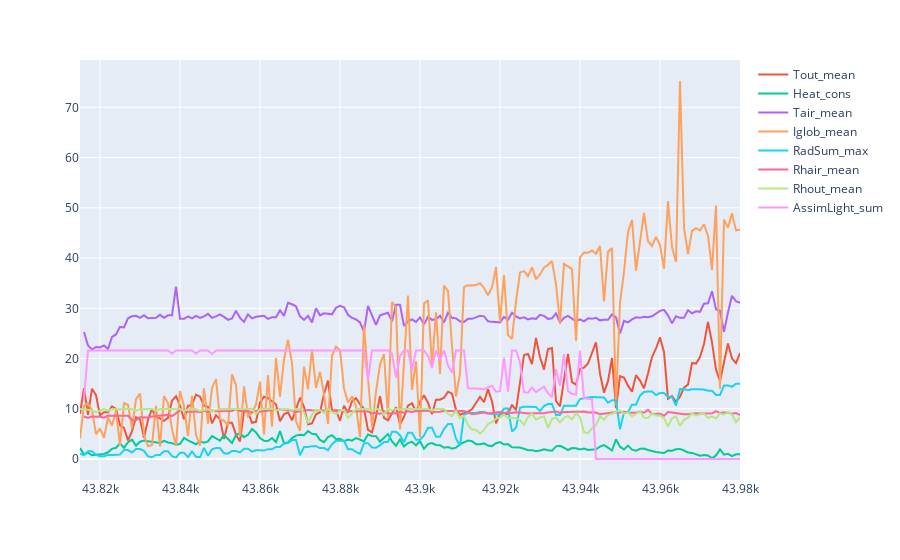

Notebook code for this chart:
### Markdown cell above
There appears to be no linear correlation between the produce data and heating consumption, but we keep it in case there is any interaction effect with other variables.

### Code cell
fig = px.scatter()
fig.add_scatter( x=res.Time, y=res["Tout_max"], name = "Tout_mean")
fig.add_scatter( x=res.Time, y=res["Heat_cons"], name = "Heat_cons")
fig.add_scatter( x=res.Time, y=res["Tair_max"], name = "Tair_mean")
fig.add_scatter( x=res.Time, y=res["Iglob_max"]/20, name = "Iglob_mean")
fig.add_scatter( x=res.Time, y=res["RadSum_max"]/200, name = "RadSum_max")
fig.add_scatter( x=res.Time, y=res["Rhair_max"]/10, name = "Rhair_mean")
fig.add_scatter( x=res.Time, y=res["Rhout_max"]/10, name = "Rhout_mean")
fig.add_scatter( x=res.Time, y=res["AssimLight_sum"]/1000, name = "AssimLight_sum")

fig.show()

### Figure 1 — Plotly figure (JSON) as saved in the notebook; plotly's stock layout.template omitted (floating-point values rounded to 4 significant figures; data arrays with more than 128 entries replaced by an {"elided": "..."} marker saying what was removed)
{"data": [{"hovertemplate": "<extra></extra>", "legendgroup": "", "marker": {"color": "#636efa", "symbol": "circle"}, "mode": "markers", "name": "", "orientation": "v", "showlegend": false, "type": "scatter", "xaxis": "x", "yaxis": "y"}, {"name": "Tout_mean", "type": "scatter", "x": {"elided": "166 int values"}, "y": {"elided": "166 float values"}}, {"name": "Heat_cons", "type": "scatter", "x": {"elided": "166 int values"}, "y": {"elided": "166 float values"}}, {"name": "Tair_mean", "type": "scatter", "x": {"elided": "166 int values"}, "y": {"elided": "166 float values"}}, {"name": "Iglob_mean", "type": "scatter", "x": {"elided": "166 int values"}, "y": {"elided": "166 float values"}}, {"name": "RadSum_max", "type": "scatter", "x": {"elided": "166 int values"}, "y": {"elided": "166 float values"}}, {"name": "Rhair_mean", "type": "scatter", "x": {"elided": "166 int values"}, "y": {"elided": "166 float values"}}, {"name": "Rhout_mean", "type": "scatter", "x": {"elided": "166 int values"}, "y": {"elided": "166 float values"}}, {"name": "AssimLight_sum", "type": "scatter", "x": {"elided": "166 int values"}, "y": {"elided": "166 float values"}}], "layout": {"legend": {"tracegroupgap": 0}, "margin": {"t": 60}, "xaxis": {"anchor": "y", "domain": [0, 1]}, "yaxis": {"anchor": "x", "domain": [0, 1]}}}
